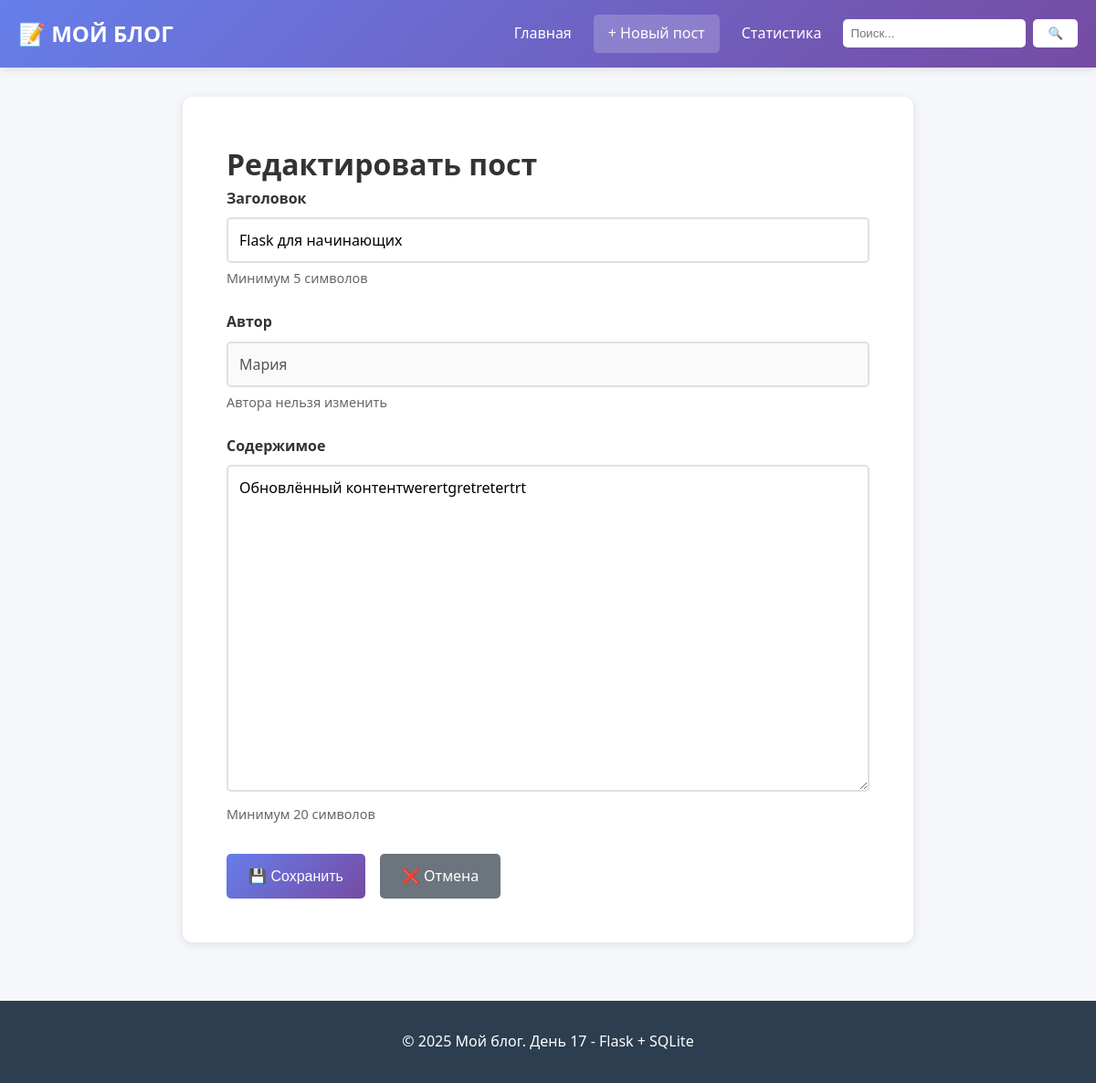
Screenshot of /post/2/edit with the database file from the repository.
### tables this page shows
CREATE TABLE posts (
            id INTEGER PRIMARY KEY AUTOINCREMENT,
            title TEXT NOT NULL,
            content TEXT NOT NULL,
            author TEXT NOT NULL,
            views INTEGER DEFAULT 0,
            created_at TIMESTAMP DEFAULT CURRENT_TIMESTAMP
        );

### app.py (the view, shortened to what this page needs)
@app.route('/post/<int:post_id>/edit', methods=['GET', 'POST'])
def edit_post(post_id):
    post = db.get_post_by_id(post_id)
    if not post:
        flash('Пост не найден', 'error')
        return redirect(url_for('index'))
    return render_template('edit_post.html', post=post)

### database.py (called while the page is built)
def dict_factory(cursor, row):
    d = {}
    for idx, col in enumerate(cursor.description):
        d[col[0]] = row[idx]
    return d

def get_post_by_id(post_id):
    with sqlite3.connect(DATABASE) as conn:
        conn.row_factory = dict_factory
        cursor = conn.cursor()
        cursor.execute("SELECT * FROM posts WHERE id = ?", (post_id,))
        return cursor.fetchone()

### templates/edit_post.html (shortened to what this page needs)
{% extends "base.html" %}
{% block content %}
    <div class="form-container">
        <h1>Редактировать пост</h1>
        <form action="{{ url_for('edit_post', post_id=post.id) }}" method="POST">
            <div class="form-group">
                <label for="title">Заголовок</label>
                <input type="text"
                       id="title"
                       name="title"
                       value="{{ post.title }}"
                       required>
                <small>Минимум 5 символов</small>
            </div>
            <div class="form-group">
                <label>Автор</label>
                <input type="text" value="{{ post.author }}" disabled>
                <small>Автора нельзя изменить</small>
            </div>
            <div class="form-group">
                <label for="content">Содержимое</label>
                <textarea id="content"
                          name="content"
                          rows="15"
                          required>{{ post.content }}</textarea>
                <small>Минимум 20 символов</small>
            </div>
            <div class="form-actions">
                <button type="submit" class="btn btn-primary">
                    💾 Сохранить
                </button>
                <a href="{{ url_for('view_post', post_id=post.id) }}" class="btn btn-secondary">
                    ❌ Отмена
                </a>
            </div>
        </form>
    </div>
{% endblock %}

### static/css/blog.css (style rules this page uses)
* { margin: 0; padding: 0; box-sizing: border-box; }
body { font-family: 'Segoe UI', Tahoma, Geneva, Verdana, sans-serif; line-height: 1.6; color: #333; background-color: #f5f7fa; }
.form-container { background: white; padding: 3rem; border-radius: 10px; box-shadow: 0 2px 10px rgba(0,0,0,0.1); margin: 2rem auto; max-width: 800px; }
.form-group { margin-bottom: 1.5rem; }
.form-group label { display: block; margin-bottom: 0.5rem; font-weight: 600; color: #333; }
.form-group input, .form-group textarea { width: 100%; padding: 0.75rem; border: 2px solid #e0e0e0; border-radius: 5px; font-family: inherit; font-size: 1rem; transition: border-color 0.3s; }
.form-group small { display: block; margin-top: 0.3rem; color: #666; font-size: 0.9rem; }
.form-actions { display: flex; gap: 1rem; margin-top: 2rem; }
.btn { display: inline-block; padding: 0.75rem 1.5rem; border: none; border-radius: 5px; font-size: 1rem; cursor: pointer; text-decoration: none; transition: all 0.3s; }
.btn-primary { background: linear-gradient(135deg, #667eea, #764ba2); color: white; }
.btn-secondary { background: #6c757d; color: white; }

### rows the page displays
posts: title "Flask для начинающих", author "Мария", content "Обновлённый контентwerertgretretertrt"
